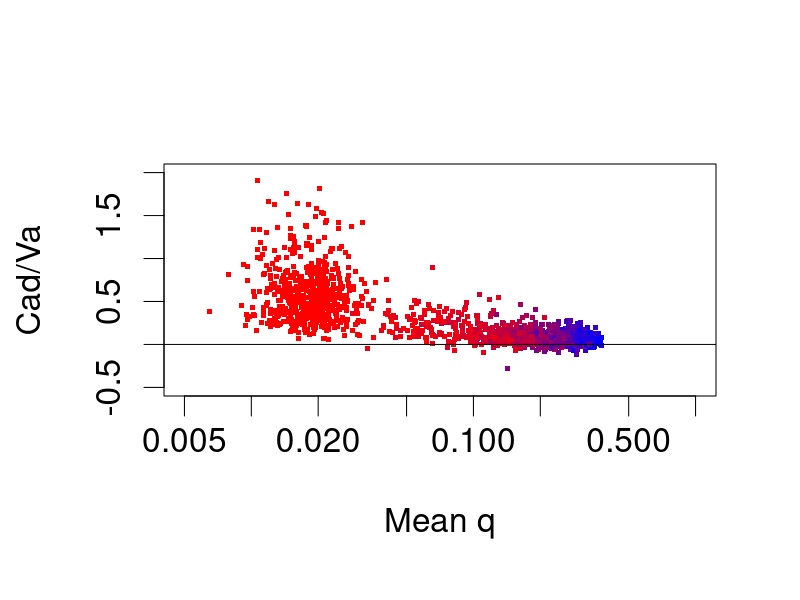

Write the R code that produced this figure.
# The purpose of this script is to show the relationship between the ratio
# of two functions of the genetic variation affecting a fitness-related trait
# in a population and the average frequency of the deleterious alleles. The
# two functions are: the covariance between average effect of alleles and the
# homozygous dominance effect; and the additive genetic variance.
#
# The number of loci may vary among simulations. All loci are assumed diallelic,
# with one allele causing an increase in the character, and one allele causing
# a decrease. The genotypic values, in increasing order, are '-a', 'd', and 'a',
# where 'a' and 'd' depend on the locus. Most loci may have small effects, and
# only some will have large effects. Thus, 'a' may be taken from an exponential
# distribution. Because a similar total variance should be expected, it seems
# reasonable to make the mean of that exponential distribution inversely proportional
# to the number of loci involved.
#
# Because the trait is assumed to be related to fitness, I will
# assume that low alleles are the deleterious ones. However, no further relationship
# is assumed between the allelic frequency and the size of the effect, 'a'. This
# way, I represent the allele frequency may be affected by factors other than the
# mutation-selection balance.
#
# The low alleles will also be partially recessive. To do so, 'd' will be sampled
# from a uniform distribution between 0 and 'a'.
#
# In a fraction of the simulations there will be a certain portion of loci where the
# low allele's frequency is sampled from a Beta distribution with intermediate mean.
# In those simulations, the portion of loci with intermediate allele frequencies
# will be determined by a uniform distribution.

library(RColorBrewer)
NumSim <- 2000
FracSimWithIntermediateFreq <- 0.7
MinPortionIntermediate <- 0.005
MaxPortionIntermediate <- 0.50
PopulationSize <- 200
MinLoci <- 50
MaxLoci <- 200
FreqClassThreshold <- 0.005

# Parameters of the high-mean Beta distribution. The mean is a / (a + b), where
# 'a' is the first shape parameter of the Beta distribution, and 'b' is the second.
QShape1High <- 7
QShape2High <- 10

# Parameters of the low-mean Beta distribution of allele frequencies.
QShape1Low <- 0.1
QShape2Low <- 20

Ratio <- numeric(length=NumSim)
MeanQ <- numeric(length=NumSim)
PropLociAboveThreshold <- numeric(length=NumSim)
NumLociList <- numeric(length=NumSim)
NumVarLociList <- numeric(length=NumSim)
PortionIntermediateList <- numeric(length=NumSim)

for (i in 1:NumSim) {
   NumLoci <- ceiling(runif(1, min=MinLoci, max=MaxLoci))
   NumLociList[i] <- NumLoci
   NumVarLoci <- NumLoci
   PortionIntermediate <- 0
   if (runif(1, min=0, max=1) <= FracSimWithIntermediateFreq) {
      PortionIntermediate <- runif(1, min=MinPortionIntermediate, max=MaxPortionIntermediate)
   }
   PortionIntermediateList[i] <- PortionIntermediate
   Cad <- 0
   Va <- 0
   Qlist <- numeric(length=NumLoci)
   for (j in 1:NumLoci) {
      a <- rexp(1, rate=1/NumLoci)
      if (runif(1, min=0, max=1) <= PortionIntermediate) {
         q <- rbeta(1, QShape1High, QShape2High)
      } else {
         q <- rbeta(1, QShape1Low, QShape2Low)
      }
      if (PopulationSize > 0) {
         SampledQ <- rbinom(1, 2 * PopulationSize, q) / (2 * PopulationSize)
         q <- SampledQ
      }
      p <- 1 - q
      if (q == 0) {
         NumVarLoci <- NumVarLoci - 1
      }
      Qlist[j] <- q
      d <- runif(1, min=0, max=a)
      Cad <- Cad + 2 * p * q * (p - q) * d * (a + d * (q - p))
      Va <- Va + 2 * p * q * (a + d * (q - p)) ^ 2
   }
   NumVarLociList[i] <- NumVarLoci
   PropLociAboveThreshold[i] <- sum(Qlist >= FreqClassThreshold) / NumLoci
   Ratio[i] <- Cad / Va
   MeanQ[i] <- mean(Qlist[Qlist > 0])
}
pal <- colorRampPalette(c('red', 'blue'))
colourNumVarLoci <- pal(50)[as.numeric(cut(NumVarLociList, breaks=50))]
colourPropQAboveThreshold <- pal(50)[as.numeric(cut(PropLociAboveThreshold, breaks=50))]
colourPortionIntermediate <- pal(50)[as.numeric(cut(PortionIntermediateList, breaks=50))]
png(filename='Kelly1999.png', width=1000, height=1000)
par(mex=2)
plot(c(0.005, 1.0), c(-0.5, 2), type='n', log='x', xlab='Mean q', ylab='Cad/Va', cex.axis=2, cex.lab=2)
points(MeanQ, Ratio, pch='.', cex=5, col=colourPortionIntermediate)
abline(h=0)
dev.off()
rm(a, q, p, i, j, d, Va, Cad, pal, Qlist, SampledQ, NumVarLoci)
